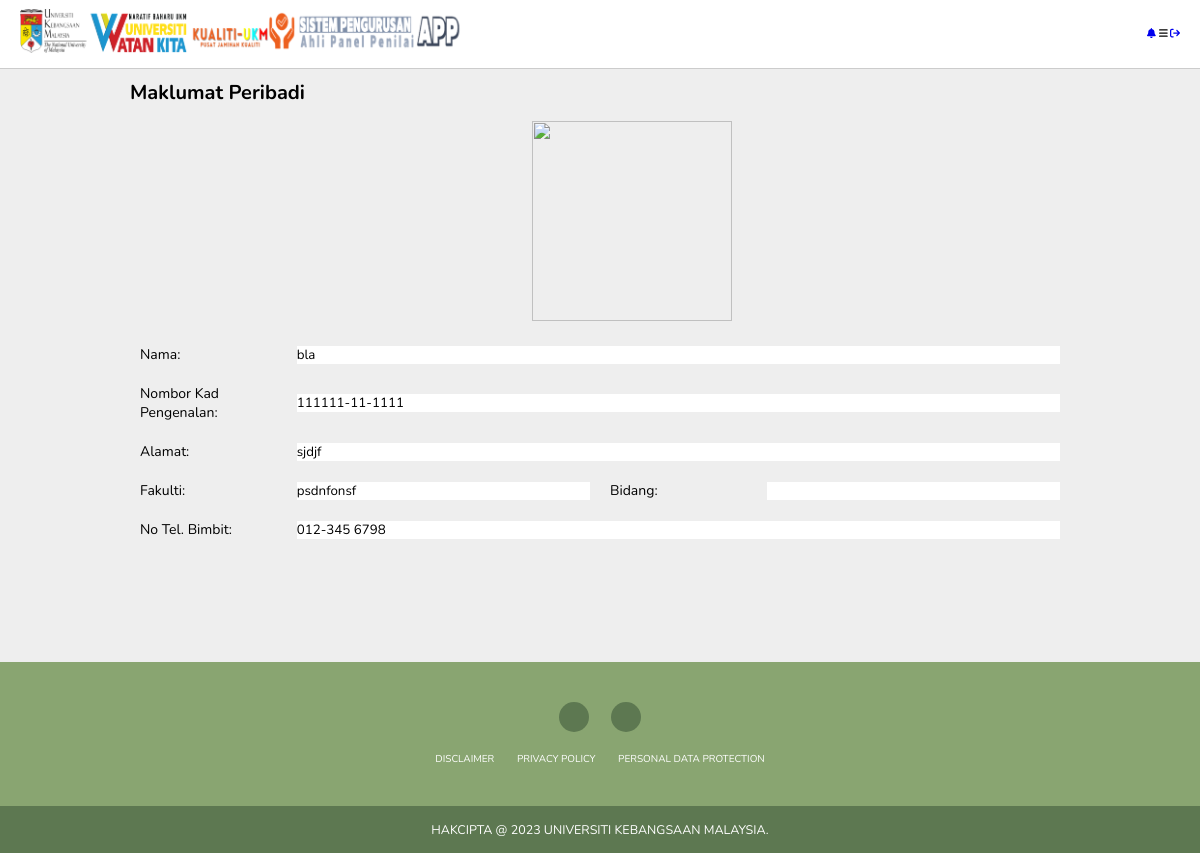
The page /admin/app_detail.php?aid=13 (signed in) on the database its author committed.
### tables this page shows
CREATE TABLE `app` (
  `APP_ID` int(11) NOT NULL,
  `NAMA` varchar(50) DEFAULT NULL,
  `KATEGORI` varchar(50) DEFAULT NULL,
  `PASSWORD` varchar(50) DEFAULT NULL,
  `EMEL` varchar(100) DEFAULT NULL,
  `NO_KP` varchar(50) DEFAULT NULL,
  `FAKULTI` varchar(50) DEFAULT NULL,
  `ALAMAT` varchar(100) DEFAULT NULL,
  `NO_TELEFON` varchar(50) DEFAULT NULL,
  `BIDANG` varchar(50) DEFAULT NULL,
  `URL_AVATAR` varchar(100) DEFAULT NULL,
  `APPLICATION_ID` int(11) DEFAULT 0,
  `VERIFY_TOKEN` varchar(50) DEFAULT NULL,
  `CREATED_DATE` timestamp NULL DEFAULT current_timestamp(),
  `UNIVERSITI` varchar(50) DEFAULT NULL
);

### admin/form_profil_app.php (the view, shortened to what this page needs)
<h1>Maklumat Peribadi</h1>
<div class="row">
    <div class="column-5"></div>
    <div class="column-2">
        <img src="<?php if (isset($user[0][7]))
            echo $user[0][7];
        else
            echo "../img/profile.png" ?>" class="image" alt="" width="200" height="200" />
        </div>
        <div class="column-5"></div>
    </div>
    <div class="row">
        <div class="column-2">
            <label for="nama">Nama: </label>
        </div>
        <div class="column-10">
            <input type="text" class="input-text" name="nama" id="nama" value="<?php if (isset($user[0][1]))
            echo $user[0][1];
        else
            echo ""; ?>">
    </div>
</div>
<div class="row">
    <div class="column-2">
        <label for="no-kad-pengenalan">Nombor Kad Pengenalan: </label>
    </div>
    <div class="column-10">
        <input type="text" class="input-text" value="<?php if (isset($user[0][2]))
            echo $user[0][2];
        else
            echo ""; ?>" name="no-kad-pengenalan" id="no-kad-pengenalan">
    </div>
</div>
<div class="row">
    <div class="column-2">
        <label for="alamat-tempat-bekerja">Alamat: </label>
    </div>
    <div class="column-10">
        <input type="text" class="input-text" value="<?php if (isset($user[0][5]))
            echo $user[0][5];
        else
            echo ""; ?>" name="alamat-tempat-bekerja" id="alamat-tempat-bekerja">
    </div>
</div>
<div class="row">
    <div class="column-2">
        <label for="fakulti">Fakulti: </label>
    </div>
    <div class="column-4">
        <input type="text" value="<?php if (isset($user[0][3]))
            echo $user[0][3];
        else
            echo ""; ?>" class="input-text" name="fakulti" id="fakulti">
    </div>
    <div class="column-2">
        <label for="bidang">Bidang: </label>
    </div>
    <div class="column-4">
        <input type="text" value="<?php if (isset($user[0][9]))
            echo $user[0][9];
        else
            echo ""; ?>" class="input-text" name="bidang" id="bidang">
    </div>
</div>
<div class="row">
    <div class="column-2">
        <label for="no-tel-bimbit">No Tel. Bimbit: </label>
    </div>
    <div class="column-10">
        <input type="text" class="input-text" value="<?php if (isset($user[0][6]))
            echo $user[0][6];
        else
            echo ""; ?>" name="no-tel-bimbit" id="no-tel-bimbit">
    </div>
</div>
<br>
<br>

### style/styleform.css (style rules this page uses)
* { box-sizing: border-box; }
.column-4 { float: left; width: 33.33%; padding: 5px 10px; }
.column-2 { float: left; width: 16.66%; padding: 5px 10px; }
.column-5 { float: left; width: 41.66%; padding: 5px 10px; }
.column-10 { float: left; width: 83.33%; padding: 5px 10px; }
.row:after { content: ""; display: table; clear: both; }
.row { margin: 5px 0px; }
.input-text { width: 100%; }
label { font-size: 14px; }

### style/stylepertanyaan.css (style rules this page uses)
:root { --main-color:#8e44ad; --red:#e74c3c; --orange:#f39c12; --light-color:#888; --light-bg:#eee; --black:#2c3e50; --white:#fff; --border:.1rem solid rgba(0,0,0,.2); }
* { font-family: 'Nunito', sans-serif; margin:0; padding:0; box-sizing: border-box; outline: none; border:none; text-decoration: none; }
html { font-size: 62.5%; height: 100%; overflow-x: hidden; }
body { overflow-x: hidden; height: 100%; background-color: var(--light-bg); padding-left: 30rem; }
.row { display: flex; justify-content: space-between; align-items: center; margin: 1rem 0; }
h1 { font-size: 2rem; }
@media (max-width:1200px) { body { padding-left: 0; } }

### rows shown on the page
app: nama "bla", no-kad-pengenalan "111111-11-1111", alamat-tempat-bekerja "sjdjf", fakulti "psdnfonsf", no-tel-bimbit "012-345 6798"
